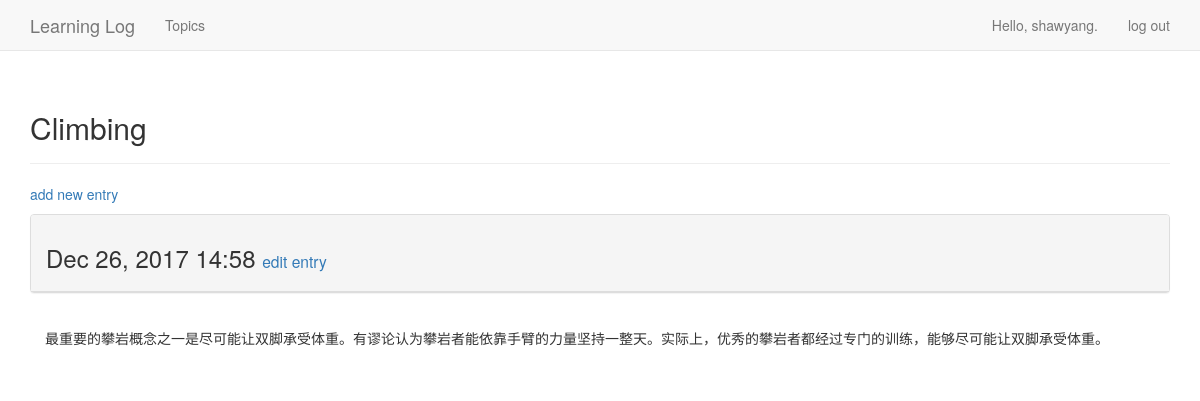
/topic/2/ (signed in), run on the app's committed database.
### learning_logs/models.py (models this page shows, shortened)
class Topic(models.Model):
    text = models.CharField(max_length=200)
    date_added = models.DateTimeField(auto_now_add=True)
    owner = models.ForeignKey(User)
    def __str__(self):
        return self.text

class Entry(models.Model):
    topic = models.ForeignKey(Topic)
    text = models.TextField()
    date_added = models.DateTimeField(auto_now_add=True)
    class Meta:
        verbose_name_plural = 'entries'

### learning_logs/views.py (the view)
# urls.py: url(r'^topic/(?P<topic_id>\d+)/$', views.topic, name='topic'),
@login_required
def topic(request, topic_id):
    topic = Topic.objects.get(id=topic_id)
    if topic.owner != request.user:
        raise Http404
    entries = topic.entry_set.order_by('-date_added')
    context = {'topic': topic, 'entries': entries}
    return render(request, 'learning_logs/topic.html', context)

### learning_logs/templates/learning_logs/topic.html
{% extends "learning_logs/base.html" %}
{% block header %}
    <h2>{{ topic }}</h2>
{% endblock header %}
{% block content %}
    <p>
        <a href="{% url 'learning_logs:new_entry' topic.id %}">add new entry</a>
    </p>
    {% for entry in entries %}
        <div class="panel panel-default">
            <div class="panel-heading">
                <h3>
                    {{ entry.date_added|date:'M d, Y H:i' }}
                    <small>
                        <a href="{% url 'learning_logs:edit_entry' entry.id %}">edit entry</a>
                    </small>
                </h3>
            </div>
        </div>
        <div class="panel-body">
             {{ entry.text|linebreaks }}
        </div>
    {% empty %}
        There are no entries for this topic yet.
    {% endfor %}
{% endblock content %}

### learning_logs/templates/learning_logs/base.html (shortened to what this page needs)
{% load bootstrap3 %}
<!DOCTYPE html>
<html lang="en">
    <head>
        {% bootstrap_css %}
    </head>
    <body>
        <nav class="navbar navbar-default navbar-static-top">
            <div class="container">
                <div class="navbar-header">
                    <a class="navbar-brand" href="{% url 'learning_logs:index' %}">Learning Log</a>
                </div>
                <div id="navbar" class="navbar-collapse collapse">
                    <ul class="nav navbar-nav">
                        <li>
                           <a href="{% url 'learning_logs:topics' %}">Topics</a>
                        </li>
                    </ul>
                    <ul class="nav navbar-nav navbar-right">
                        {% if user.is_authenticated %}
                            <li>
                                <a>Hello, {{ user.username }}.</a>
                            </li>
                            <li>
                                <a href="{% url 'users:logout' %}">log out</a>
                            </li>
                        {% endif %}
                    </ul>
                </div>
            </div>
        </nav>
    <div class="container">
        <div class="page-header">
            {% block header %}{% endblock header %}
        </div>
        <div>
            {% block content %}{% endblock content %}
        </div>
    </div>
    </body>
</html>

### data on the page
Topic: text "Climbing"
Entry: date_added "Dec 26, 2017 14:58", text "最重要的攀岩概念之一是尽可能让双脚承受体重。有谬论认为攀岩者能依靠手臂的力量坚持一整天。实际上，优秀的攀岩者都经过专门的训练，能够尽可能让双脚承受体重。"

### other printed values
{{ user.username }} "shawyang"
